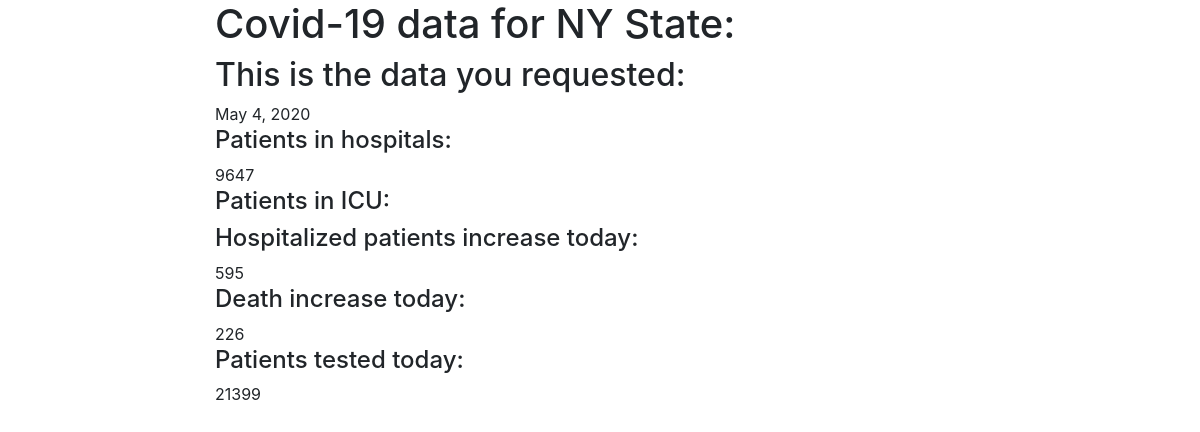
/covidapp/6/, run on an earlier commit of the app's database.
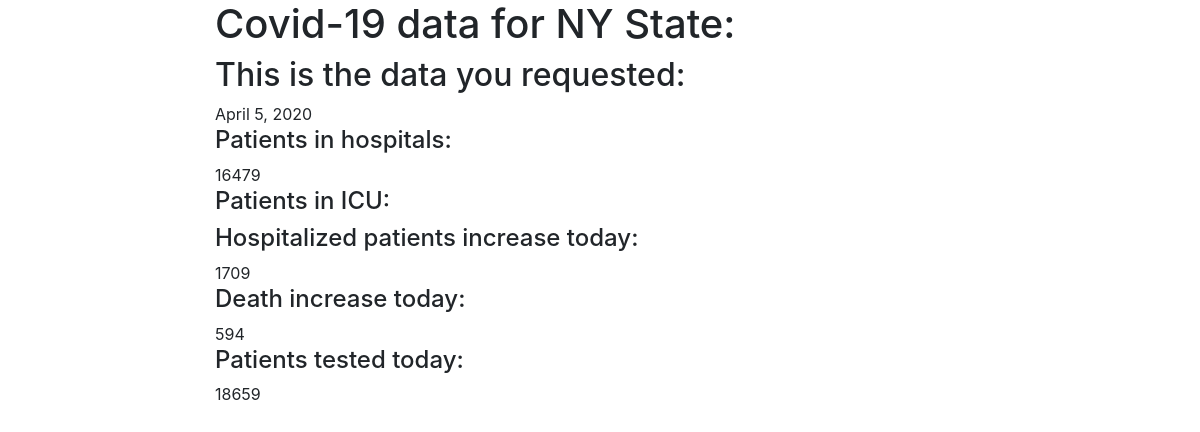
And on a later commit of the database.
### covidapp/models.py (models this page shows, shortened)
class Hospital(models.Model):
    date_time 			=    	models.DateField()
    hospital_currently 	= 		models.IntegerField(blank=True, null=True)
    icucurrently		= 		models.IntegerField(blank=True, null=True)
    hospital_increase 	= 		models.IntegerField(blank=True, null=True)
    dead_daily			= 		models.IntegerField(blank=True, null=True)
    tested_today		=		models.IntegerField(blank=True, null=True)

### covidapp/views.py (the view)
# urls.py: path('<int:id>/', views.hospital_detail_view, name='hospital-detail'),
def hospital_detail_view(request, id):
	obj = Hospital.objects.get(id=id)
	context = {
		"object": obj
	}
	return render(request, "covidapp/hospital_detail.html", context)

### covidapp/templates/covidapp/hospital_detail.html (shortened to what this page needs)
{% extends 'base.html' %}
{% load bootstrap4 %}
{% block content %}
<h1>{% block header %}Covid-19 data for NY State: </h1>{% endblock %}
<h2>{% block title %}This is the data you requested: </h2>{{ object.date_time }}{% endblock %}
<h4>Patients in hospitals: </h4> {{ object.hospital_currently }}
<h4>Patients in ICU: </h4>{{ object.icu_currently }}
<h4>Hospitalized patients increase today: </h4>{{ object.hospital_increase }}
<h4>Death increase today: </h4>{{ object.dead_daily }}
<h4>Patients tested today: </h4>{{ object.tested_today }}
{% endblock %}

### templates/base.html (shortened to what this page needs)
<!DOCTYPE html>
<html lang="en">
<head>
  <link rel="stylesheet" href="https://stackpath.bootstrapcdn.com/bootstrap/4.4.1/css/bootstrap.min.css">
  <link rel="stylesheet" href="https://stackpath.bootstrapcdn.com/bootstrap/4.1.3/css/bootstrap.min.css">
  {% load static %}
  <link rel="stylesheet" href="{% static 'css/styles.css' %}">
</head>
<body>
  <div class="container-fluid">
    <div class="row">
      <div class="col-sm-2">
      </div>
      <div class="col-sm-10 ">{% block content %}{% endblock %}</div>
    </div>
  </div>
</body>
</html>

What changed in the data, as far as the page shows it:
changed Hospital: date_time "May 4, 2020" → "April 5, 2020"; hospital_currently "9647" → "16479"; hospital_increase "595" → "1709"; dead_daily "226" → "594"; tested_today "21399" → "18659"
